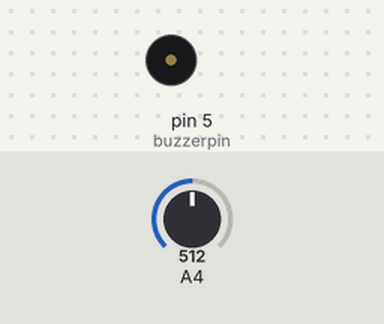
The sketch below on a simulated Arduino Uno, built with avr-gcc and run on an emulated ATmega328P. Parts: buzzer (waves = sounding, pin HIGH). The inputs (shaded band) are chosen by the test bench; at power-on: A4 = 512. What the sketch prints to the serial monitor is not drawn.

Above: at 3.2 s.
3.3 s: A4 set to 306
6.9 s: A4 set to 511
Timing chart, 0 to 16.4 s (numbered marks = the images above; inputs shaded):
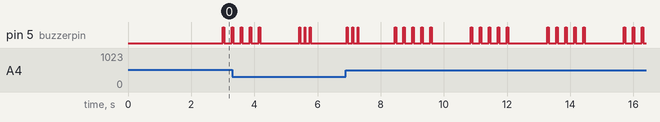

The sketch:

sketch_may26a.ino
```cpp
#define buzzerpin 5
const int threshold = 30;

float floatMap(float x,float in_min,float in_max,float out_min,float out_max){
  return (x - in_min) * (out_max - out_min) / (in_max - in_min) + out_min;
}

void setup() {
  pinMode(buzzerpin,OUTPUT);
  Serial.begin(9600);
  delay(2000);
  digitalWrite(buzzerpin,LOW);
}

void loop() {
  int analog_value = analogRead(4);
  float voltage = floatMap(analog_value,0,4095,0,3.8);
  Serial.print("Analog: ");
  Serial.print(analog_value);
  Serial.print(", Voltage: ");
  Serial.println(voltage);
  delay(1000);
  if(voltage < threshold){
    for (float i=0; i<(voltage*10); i++){
      digitalWrite(buzzerpin,HIGH);
      delay(voltage*100);
      digitalWrite(buzzerpin,LOW);
      delay(voltage*500);
    }
  }
}
```
